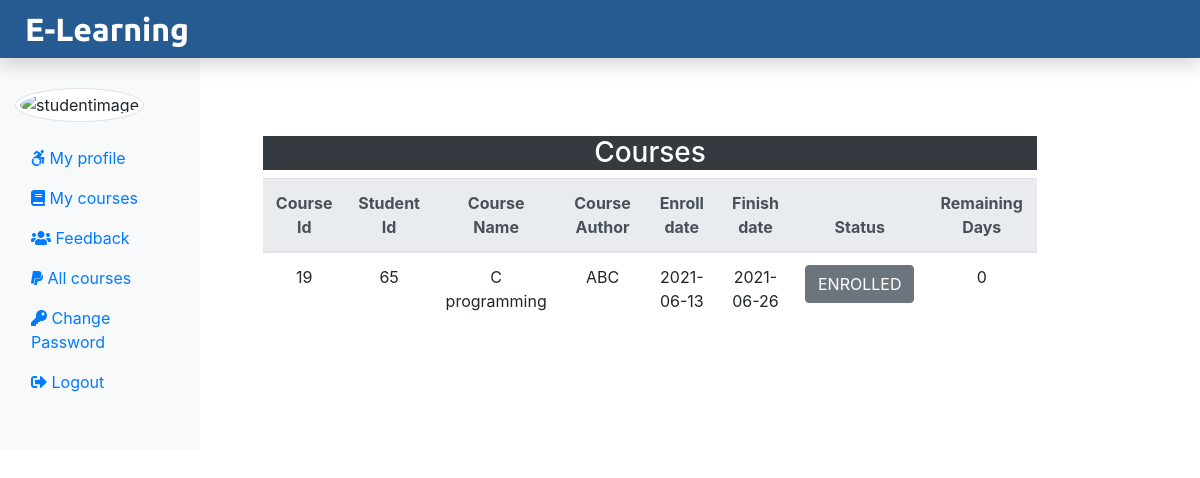
The app's page /Student/mycourse.php (signed in) with its own data.
### tables this page shows
CREATE TABLE `enroll` (
  `id` int(11) NOT NULL,
  `stu_id` int(11) NOT NULL,
  `course_id` int(11) NOT NULL,
  `init_date` date NOT NULL,
  `end_date` date NOT NULL
);

CREATE TABLE `course` (
  `course_id` int(11) NOT NULL,
  `course_name` text NOT NULL,
  `course_desc` text NOT NULL,
  `course_author` varchar(255) NOT NULL,
  `course_img` text NOT NULL,
  `course_duration` int(11) NOT NULL,
  `course_price` int(11) NOT NULL,
  `course_org_price` int(11) NOT NULL,
  `create_time` date NOT NULL,
  `end_time` date NOT NULL,
  `enroll_duration` int(11) NOT NULL,
  `total_seat` int(11) NOT NULL
);

CREATE TABLE `student` (
  `stu_id` int(11) NOT NULL,
  `stu_name` varchar(255) NOT NULL,
  `stu_email` varchar(255) NOT NULL,
  `stu_pass` varchar(255) NOT NULL,
  `stu_occ` varchar(255) NOT NULL,
  `stu_img` text NOT NULL
);

### classes/database.php (called while the page is built, shortened)
<?php
class Database
{
    private $db_host = "localhost";
    private $db_user = "root";
    private $db_password = "";
    private $db_name = "lms_db";
    function __construct()
    {
        $this->conn = new mysqli($this->db_host, $this->db_user, $this->db_password, $this->db_name);
    }
}

### classes/course.php (called while the page is built, shortened)
<?php
include_once("database.php");
class Course{
    private $db;
    function __construct(){
        $this->db = new Database();
    }
    function LeftjoinMyCourse()
    {
        $sql = "SELECT course.course_id , course.course_name, course.course_author FROM enroll LEFT JOIN student ON student.stu_id = enroll.stu_id
        LEFT JOIN course ON course.course_id = enroll.course_id";
        $result = $this -> db -> conn -> query($sql);
        return $result;
    }
}
?>

### Student/mycourse.php (the view, shortened to what this page needs)
<?php
include("includemain\header.php");
include_once("../classes/database.php");
include_once("../classes/course.php");
 $stu_id = $_SESSION['student_id'];
?>
<div class="col-sm-9 mt-5">
    <div class=" mx-5 mt-5 text-center">
        <h3 class="bg-dark text-white">Courses</h3>
        <?php
        $course = new Course();
        $result = $course -> LeftjoinMyCourse();
        if($result -> num_rows > 0)
        {
        ?>
        <table class="table">
            <thead class="thead-light">
                <tr>
                    <th scope="col">Course Id</th>
                    <th scope="col">Student Id</th>
                    <th scope="col">Course Name</th>
                    <th scope="col">Course Author</th>
                    <th scope="col">Enroll date</th>
                    <th scope="col">Finish date</th>
                    <th scope="col">Status</th>
                    <th scope="col">Remaining Days</th>
                </tr>
            </thead>
            <tbody>
                <?php
            $sql = "SELECT course.course_id , student.stu_id, course.course_name, course.course_author, enroll.init_date , enroll.end_date FROM enroll LEFT JOIN student ON student.stu_id = enroll.stu_id
            LEFT JOIN course ON course.course_id = enroll.course_id Where student.stu_id = '$stu_id'";
            $result = $conn -> query($sql);
            while($row = $result -> fetch_assoc())
            {
                $course_id = $row['course_id'];
                $date1  = date("Y-m-d");
                $sql2 = "SELECT end_date FROM enroll Where course_id = '$course_id' and stu_id = '$stu_id' ";
                $res = $conn->query($sql2);
                $row1 = $res -> fetch_assoc();
                $date2 = $row1['end_date'];
                $diff = abs(strtotime($date2) - strtotime($date1));
                $years = floor($diff / (365*60*60*24));
                $months = floor(($diff - $years * 365*60*60*24) / (30*60*60*24));
                $days = floor(($diff - $years * 365*60*60*24 - $months*30*60*60*24)/ (60*60*24));
            ?>
                <tr id="data">
                    <td id="courseId">
                        <?php
                    echo $row['course_id'];
                    ?>
                    </td>
                    <td id="courseId">
                        <?php
                    echo $row['stu_id'];
                    ?>
                    </td>
                    <td>
                        <?php
                    echo $row['course_name']
                    ?>
                    </td>
                    <td>
                        <?php
                    echo $row['course_author']
                    ?>
                    </td>
                    <td>
                        <?php
                    echo $row['init_date']
                    ?>
                    </td>
                    <td>
                        <?php
                    echo $row['end_date']
                    ?>
                    </td>
                    <td>
                        <?php
                    echo '<button class = "btn btn-secondary">ENROLLED</button>';
                    ?>
                    </td>
                    <td>
                        <?php
                          echo $days ;
                    ?>
                    </td>
                </tr>
                <?php
            }
                ?>
            </tbody>
        </table>
        <?php
        }
        else
        {
            echo "0 result";
        }
        ?>
    </div>
</div>
</div>
<?php
include("includemain\stufooter.php");
?>

### records on screen
enroll: course.course_id "19", stu.stu_id "65", course.course_name "C programming", course.course_author "ABC", init_date "2021-06-13", end_date "2021-06-26", end_date "0"
